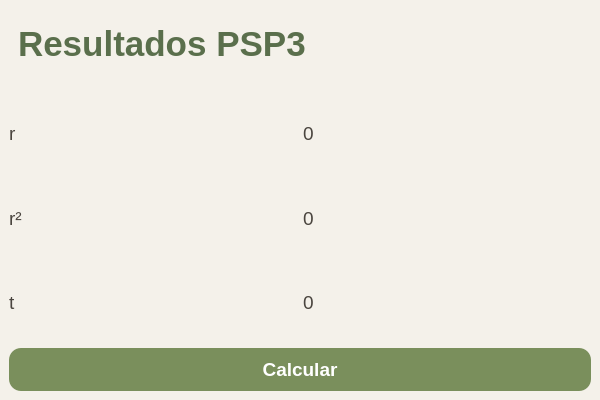
<?xml version="1.0" encoding="UTF-8"?>
<ui version="4.0">
 <class>MainWindow</class>
 <widget class="QMainWindow" name="MainWindow">
  <property name="geometry">
   <rect>
    <x>0</x>
    <y>0</y>
    <width>600</width>
    <height>400</height>
   </rect>
  </property>
  <property name="windowTitle">
   <string>PSP3 - Correlación</string>
  </property>
  <property name="styleSheet">
  <string notr="true">

/* 🌿 Fondo general */
QMainWindow, QWidget {
    background-color: #f4f1ea; /* beige suave */
    color: #3e3a36;
    font-family: "Segoe UI", "Helvetica Neue";
}

/* 🌿 Títulos */
#titulo {
    font-size: 26pt;
    font-weight: bold;
    color: #5a6f4c; /* verde oliva */
    padding-bottom: 10px;
}

/* 🌿 Labels normales */
QLabel {
    font-size: 14pt;
    color: #4a453f;
}

/* 🌿 Inputs */
QLineEdit {
    background-color: #ffffff;
    border: 2px solid #d6d0c4;
    border-radius: 10px;
    padding: 8px;
    font-size: 14pt;
    color: #3e3a36;
}

QLineEdit:focus {
    border: 2px solid #7a8f5c; /* verde oliva más fuerte */
    background-color: #fdfcf9;
}

/* 🌿 Botones */
QPushButton {
    background-color: #7a8f5c; /* oliva */
    color: #ffffff;
    border-radius: 12px;
    padding: 10px;
    font-size: 14pt;
    font-weight: bold;
}

QPushButton:hover {
    background-color: #657a4e;
}

QPushButton:pressed {
    background-color: #4f603c;
}

/* 🌿 Resultados (labels de salida) */
QLabel#resultado {
    background-color: #ffffff;
    border: 2px solid #d6d0c4;
    border-radius: 10px;
    padding: 6px;
    font-size: 14pt;
    color: #3e3a36;

}

</string>
  </property>

  <widget class="QWidget" name="centralwidget">
   <layout class="QVBoxLayout">

    <item>
     <widget class="QLabel" name="titulo">
      <property name="text">
       <string>Resultados PSP3</string>
      </property>
     </widget>
    </item>

    <item>
     <layout class="QHBoxLayout">
      <item><widget class="QLabel"><property name="text"><string>r</string></property></widget></item>
      <item><widget class="QLabel" name="label_r"><property name="text"><string>0</string></property></widget></item>
     </layout>
    </item>

    <item>
     <layout class="QHBoxLayout">
      <item><widget class="QLabel"><property name="text"><string>r²</string></property></widget></item>
      <item><widget class="QLabel" name="label_r2"><property name="text"><string>0</string></property></widget></item>
     </layout>
    </item>

    <item>
     <layout class="QHBoxLayout">
      <item><widget class="QLabel"><property name="text"><string>t</string></property></widget></item>
      <item><widget class="QLabel" name="label_t"><property name="text"><string>0</string></property></widget></item>
     </layout>
    </item>

    <item>
     <widget class="QPushButton" name="btn_calcular3">
      <property name="text"><string>Calcular</string></property>
     </widget>
    </item>

   </layout>
  </widget>

 </widget>
</ui>
